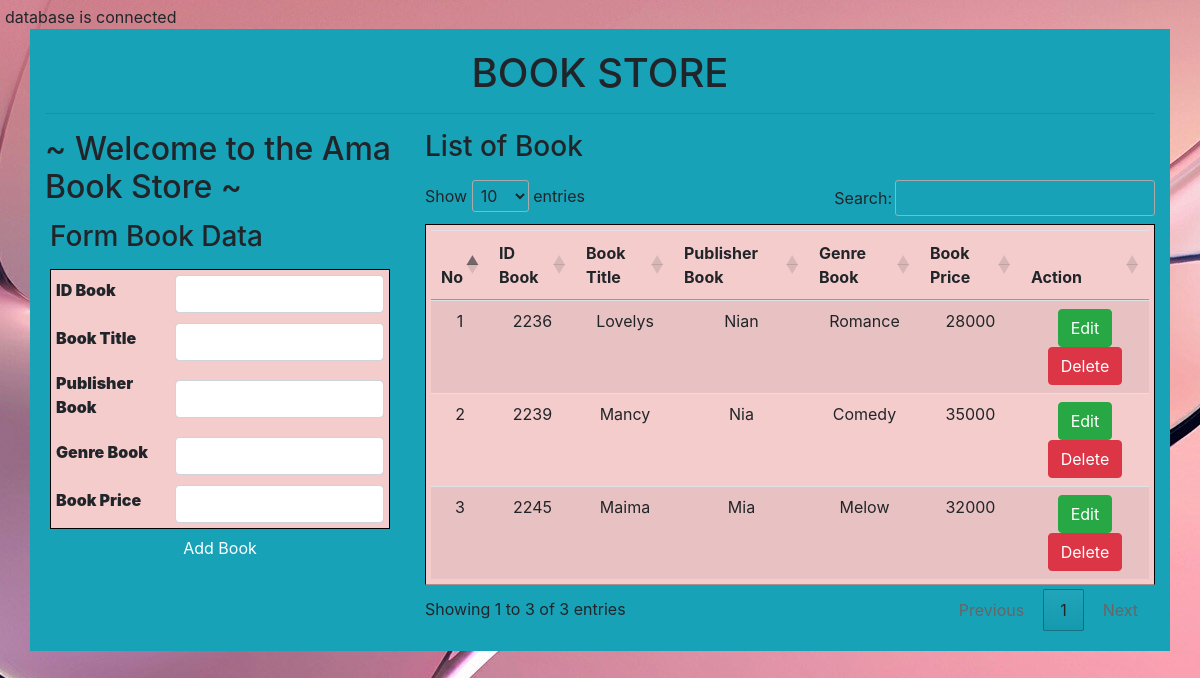
The page / on the database its author committed.
### tables this page shows
CREATE TABLE `book` (
  `id_book` int(11) NOT NULL,
  `title_book` varchar(100) NOT NULL,
  `publish_book` varchar(100) NOT NULL,
  `genre_book` varchar(50) NOT NULL,
  `price_book` double NOT NULL
);

### index.php (the view, shortened to what this page needs)
<!DOCTYPE html>
<html lang="en">
<head>
	<link rel="stylesheet" href="bootstrap.css">
	<link rel="stylesheet" type="text/css" href="//cdn.datatables.net/1.10.11/css/jquery.dataTables.min.css">
</head>
<body>
	<?php
	include('connection.php');
	$query = "SELECT * FROM book";
	$result = mysqli_query($conn, $query);
	?>
	<div class="container bg-info" style="padding-top: 20px; padding-bottom: 20px;">
	<h1 align="center">BOOK STORE</h1>
	<hr>
	<div class="row">
		<div class="col-sm-4">
			<marquee><h2>~ Welcome to the Ama Book Store ~</h2></marquee>
			<form role="form" action="insert.php" method="post">
				<fieldset>
				<legend><h3>Form Book Data</h3></legend>
				<table>
					<tr>
						<td><label>ID Book</label></td>
						<td><input type="text" name="id_bk" class="form-control"></td>
					</tr>
					<tr>
						<td><label>Book Title</label></td>
						<td><input type="text" name="title_bk" class="form-control"></td>
					</tr>
					<tr>
						<td><label>Publisher Book</label></td>
						<td><input type="text" name="publish_bk" class="form-control"></td>
					</tr>
					<tr>
						<td><label>Genre Book</label></td>
						<td><input type="text" name="genre_bk" class="form-control"></td>
					</tr>
					<tr>
						<td><label>Book Price</label></td>
						<td><input type="text" name="price_bk" class="form-control"></td>
					</tr>
					</table>
					<button type="submit" class="btn btn-info btn-block">Add Book</button>
				</fieldset>
			</form>
			</div>
			<div class="col-sm-8">
				<fieldset>
				<legend><h3>List of Book</h3></legend>
				<table class="table table-striped table-hover dtabel">
					<thead>
						<tr>
							<th>No</th>
							<th>ID Book</th>
							<th>Book Title</th>
							<th>Publisher Book</th>
							<th>Genre Book</th>
							<th>Book Price</th>
							<th>Action</th>
						</tr>
					</thead>
					<tbody>
						<?php
							$no = 1;
							while($row = mysqli_fetch_assoc($result)) {
						?>
						<tr align="center">
							<td><?php echo $no++; ?></td>
							<td><?php echo $row['id_book']; ?></td>
							<td><?php echo $row['title_book']; ?></td>
							<td><?php echo $row['publish_book']; ?></td>
							<td><?php echo $row['genre_book']; ?></td>
							<td><?php echo $row['price_book']; ?></td>
							<td>
								<a href="editform.php?id=<?php echo $row['id_book']; ?>" class="btn btn-success" role="button">Edit</a>
								<a href="delete.php?id=<?php echo $row['id_book']; ?>" class="btn btn-danger" role="button">Delete</a>
							</td>
						</tr>
						<?php
							}
						?>
					</tbody>
				</table>
				</fieldset>
			</div>
		</div>
	</div>
</body>
</html>

### connection.php (shortened to what this page needs)
<?php
$host= "localhost";
$user= "root";
$pass= "";
$conn= mysqli_connect($host, $user, $pass);
if ($conn) {
	echo "database is connected";
}else{
	echo "MySQL is not connected";
}
?>

### index.php (style rules this page uses)
body { background-image: url("bg0.jpg"); padding: 5px; }
form { padding: 5px; }
form table { border-spacing: 0; border: 1px solid black; }
form tr { background: #f4cccc; padding: 5px; }
form td { padding: 5px; }
form label { font-weight: 900; cursor: pointer; }
table { background: #f4cccc; padding: 5px; border: 1px solid black; }
table tr { background: #f4cccc; padding: 5px; }
table td { padding: 5px; }
table label { font-weight: 900; cursor: pointer; }

### rows shown on the page
book: id_book "2236", title_book "Lovelys", publish_book "Nian", genre_book "Romance", price_book "28000"
book: id_book "2239", title_book "Mancy", publish_book "Nia", genre_book "Comedy", price_book "35000"
book: id_book "2245", title_book "Maima", publish_book "Mia", genre_book "Melow", price_book "32000"
